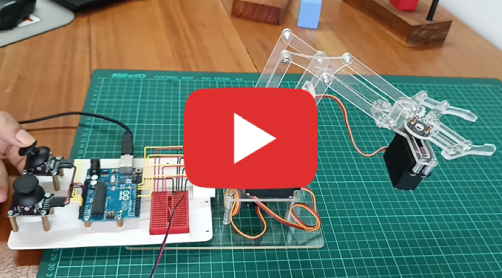
#> input picture 4_Robotic_Arm_with_Computer_vision_Raspberry/assets/youtube.png, 502 x 278 px, given in place of the camera
$ python app.py
#> lines starting #> are read from the running program, lines starting #| are printed output that depends on the picture; after the words box and inside, x2 and y2 are one past the last pixel; in counts of white or black regions, pixels touching at a corner belong together
### 4_Robotic_Arm_with_Computer_vision_Raspberry/Servo.py
import RPi.GPIO as GPIO
import time

class Servo:
    def __init__(self, pin):
        self.pin = pin
        GPIO.setmode(GPIO.BCM)
        GPIO.setup(self.pin, GPIO.OUT)
        self.pwm = GPIO.PWM(self.pin, 50)  # 50 Hz frequency
        self.pwm.start(0)

    # [4 lines left out: function set_angle, not called in this run]

    def move_to_angle(self, angle):
        """Move servo directly to an angle without smooth movement."""
        duty_cycle = (angle / 18) + 2
        self.pwm.ChangeDutyCycle(duty_cycle)
        time.sleep(0.5)  # Wait to ensure movement
        self.pwm.ChangeDutyCycle(0)  # Stop PWM to avoid vibrations

    # [5 lines left out: function smooth_move, not called in this run]

    def cleanup(self):
        self.pwm.stop()
        GPIO.cleanup()

### 4_Robotic_Arm_with_Computer_vision_Raspberry/app.py
import cv2
import numpy as np
from Servo import Servo

# Servo initialization
shoulder = Servo(22)
elbow = Servo(17)
wrist = Servo(18)
gripper = Servo(27)

def initialize():
    shoulder.move_to_angle(90)
    elbow.move_to_angle(35)
    wrist.move_to_angle(90)
    gripper.move_to_angle(0)

def openGripper():
    gripper.smooth_move(53, 0)

def closeGripper():
    gripper.smooth_move(0, 53)

# [29 lines left out: functions pickLeft, pickCenter, pickRight, not called in this run]

LOWER_COLOR = np.array([35, 100, 100])  # Adjust as needed
UPPER_COLOR = np.array([85, 255, 255])

# Function to control robot arm based on object position
# [10 lines left out: function control_robot_arm, not called in this run]

initialize()
# Initialize camera
cap = cv2.VideoCapture(0)

try:
    while True:
        ret, frame = cap.read()
#> frame is the input picture: shape (278, 502, 3); mean B, G, R 106.1, 120, 120.2
        if not ret:
            break

        frame_width = frame.shape[1]  # Get frame width
#> frame_width = 502
        left_threshold = frame_width // 3
#> left_threshold = 167
        right_threshold = 2 * frame_width // 3
#> right_threshold = 334

        # Convert to HSV and apply color mask
        hsv = cv2.cvtColor(frame, cv2.COLOR_BGR2HSV)
#> hsv: shape (278, 502, 3); mean H, S, V 56.3, 134.9, 152.8
        mask = cv2.inRange(hsv, LOWER_COLOR, UPPER_COLOR)
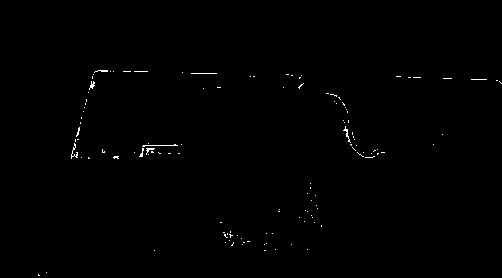
#> mask: shape (278, 502); 0.39% white in thin lines or dots, all inside (x1, y1, x2, y2) = (38, 70, 502, 276)

        # Find contours of detected object
        contours, _ = cv2.findContours(mask, cv2.RETR_TREE, cv2.CHAIN_APPROX_SIMPLE)
#> contours = 124 contours, all with area under 20

        object_position = None  # Initialize object position variable

        if contours:
            # Select the largest contour
            largest_contour = max(contours, key=cv2.contourArea)
#> largest_contour = contour of 23 points, box (x1, y1, x2, y2) (343, 126, 351, 143), area 12
            x, y, w, h = cv2.boundingRect(largest_contour)
#> x = 343; y = 126; w = 8; h = 17
            object_x = x + w // 2  # X coordinate of object center
#> object_x = 347

            # Determine object position
            if object_x < left_threshold:
                object_position = "Left"
            elif object_x > right_threshold:
                object_position = "Right"
            else:
                object_position = "Center"

            # Draw rectangle around detected object (green) and blue frame
            cv2.rectangle(frame, (x, y), (x + w, y + h), (0, 255, 0), 2)
            cv2.rectangle(frame, (x - 10, y - 10), (x + w + 10, y + h + 10), (255, 0, 0), 2)  # Blue frame
            cv2.putText(frame, f"{object_position}", (x, y - 10), cv2.FONT_HERSHEY_SIMPLEX, 0.6, (0, 255, 0), 2)
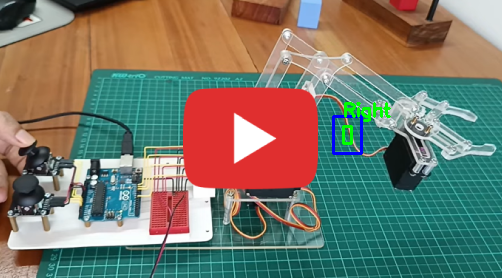
#> frame: shape (278, 502, 3); mean B, G, R 105.9, 120.1, 119.7
            print(f"Search Mode - Position: {object_position}")

        # Check if 'a' key was pressed and object is detected
        key = cv2.waitKey(1) & 0xFF
#> (key q is pressed here)
        if key == ord('a') and object_position is not None:
            print("'a' key pressed, switching to action mode...")
            control_robot_arm(object_position)

        # Display image
        cv2.imshow("Frame", frame)

        # Exit with 'q' key
        if key == ord('q'):
            print("Exiting program...")
            break
finally:
    cap.release()
    shoulder.cleanup()
    cv2.destroyAllWindows()
